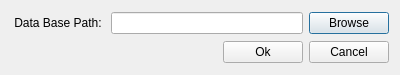
<?xml version="1.0" encoding="UTF-8"?>
<ui version="4.0">
 <class>DbPathDialog</class>
 <widget class="QDialog" name="DbPathDialog">
  <property name="geometry">
   <rect>
    <x>0</x>
    <y>0</y>
    <width>400</width>
    <height>75</height>
   </rect>
  </property>
  <property name="sizePolicy">
   <sizepolicy hsizetype="Fixed" vsizetype="Fixed">
    <horstretch>0</horstretch>
    <verstretch>0</verstretch>
   </sizepolicy>
  </property>
  <property name="windowTitle">
   <string>Search</string>
  </property>
  <layout class="QVBoxLayout" name="verticalLayout">
   <item>
    <layout class="QHBoxLayout" name="horizontalLayout">
     <item>
      <widget class="QLabel" name="label">
       <property name="text">
        <string> Data Base Path: </string>
       </property>
      </widget>
     </item>
     <item>
      <widget class="QLineEdit" name="linePath"/>
     </item>
     <item>
      <widget class="QPushButton" name="btnBrowse">
       <property name="text">
        <string>Browse</string>
       </property>
      </widget>
     </item>
    </layout>
   </item>
   <item>
    <layout class="QHBoxLayout" name="horizontalLayout_2">
     <item>
      <spacer name="horizontalSpacer">
       <property name="orientation">
        <enum>Qt::Horizontal</enum>
       </property>
       <property name="sizeHint" stdset="0">
        <size>
         <width>40</width>
         <height>20</height>
        </size>
       </property>
      </spacer>
     </item>
     <item>
      <widget class="QPushButton" name="btnOk">
       <property name="text">
        <string>Ok</string>
       </property>
      </widget>
     </item>
     <item>
      <widget class="QPushButton" name="btnCancel">
       <property name="text">
        <string>Cancel</string>
       </property>
      </widget>
     </item>
    </layout>
   </item>
  </layout>
 </widget>
 <resources/>
 <connections/>
</ui>
